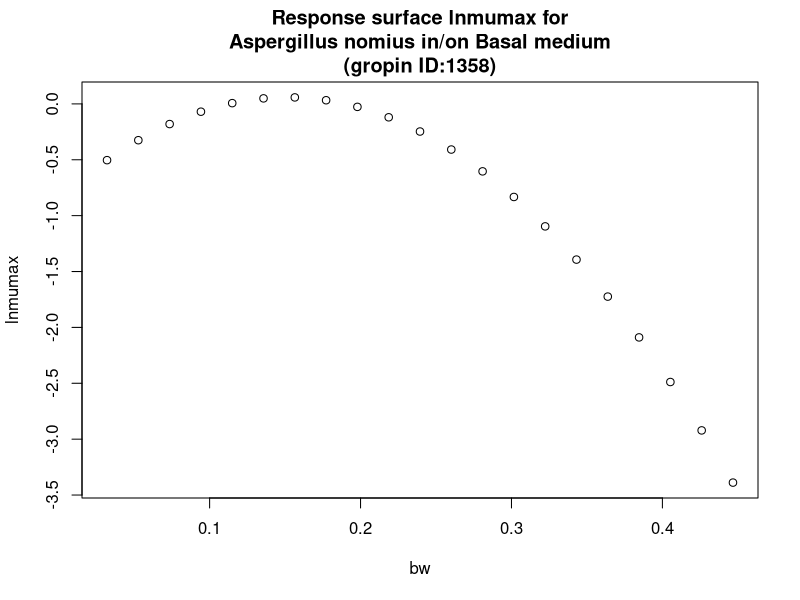

Reproduce this figure in R.
#############################
# start of Parameter script
#############################
bw <- seq(0.032032,0.446753246753247,length.out=21)
#############################
# end of Parameter script
#############################
############################# 
# start of Model script Gropin ID 1358 
#############################
 
# constant coefficients for this model
 
variables <- data.frame(bw)
argumentsPar <- expand.grid(variables)
 
# heart of the model
response_surface <- function(bw) {
   mumax <-(-0.8461+11.960*bw-39.51*bw^2)

return(mumax=mumax)
} 

# output parameters
responseSurface <- cbind(argumentsPar,response_surface(argumentsPar['bw']))
colnames(responseSurface) <- c(colnames(argumentsPar),'lnmumax')
#############################
# End of Model script
#############################
############################# 
# start of Visualisation script Gropin ID 1358 
#############################
plot(bw,responseSurface$'lnmumax',xlab='bw',
                          ylab='lnmumax',main='Response surface lnmumax for
Aspergillus nomius in/on Basal medium
(gropin ID:1358)')
#############################
# End of Visualisation script
#############################
